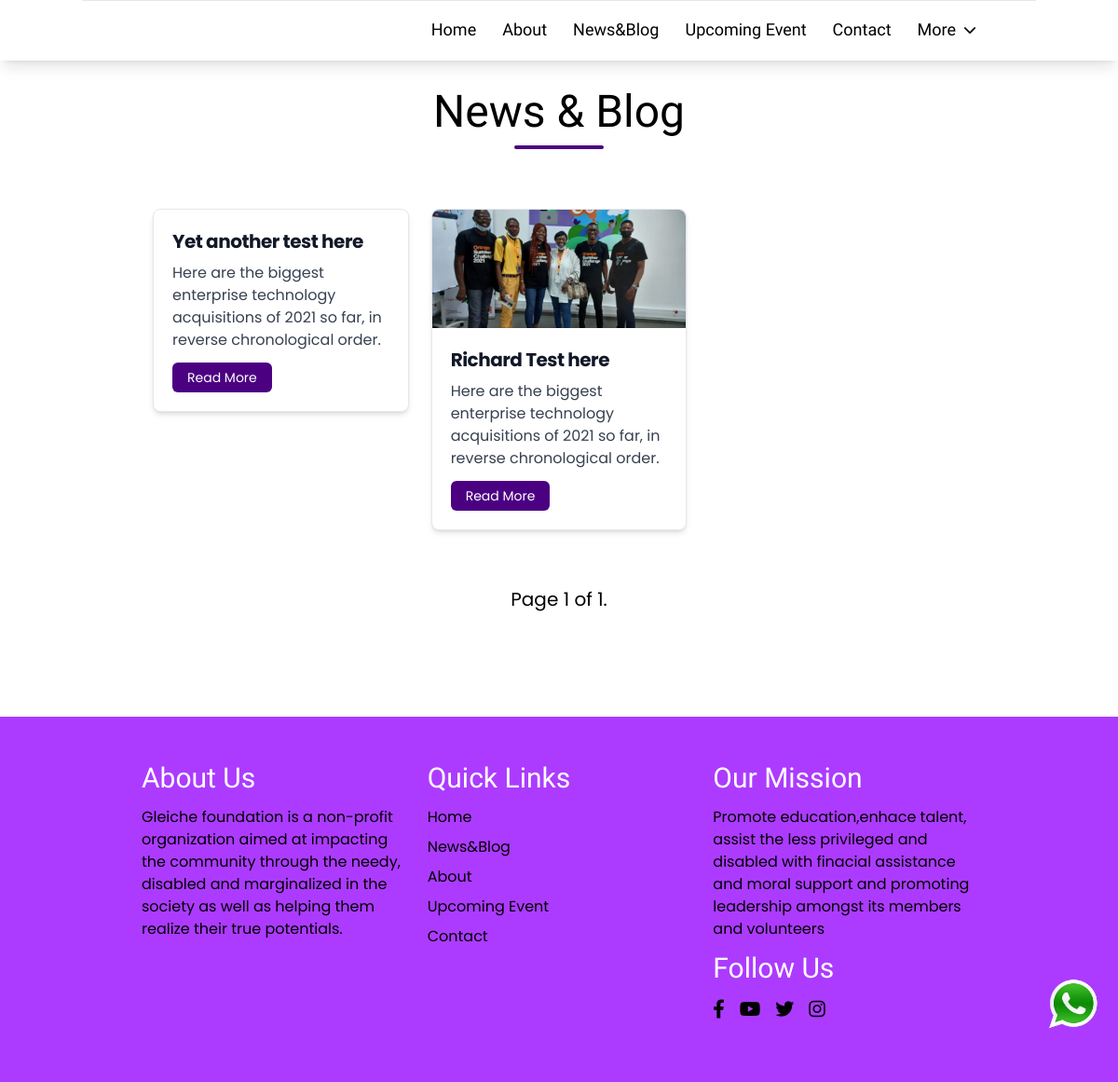
/news_blog/, run on an earlier commit of the app's database.
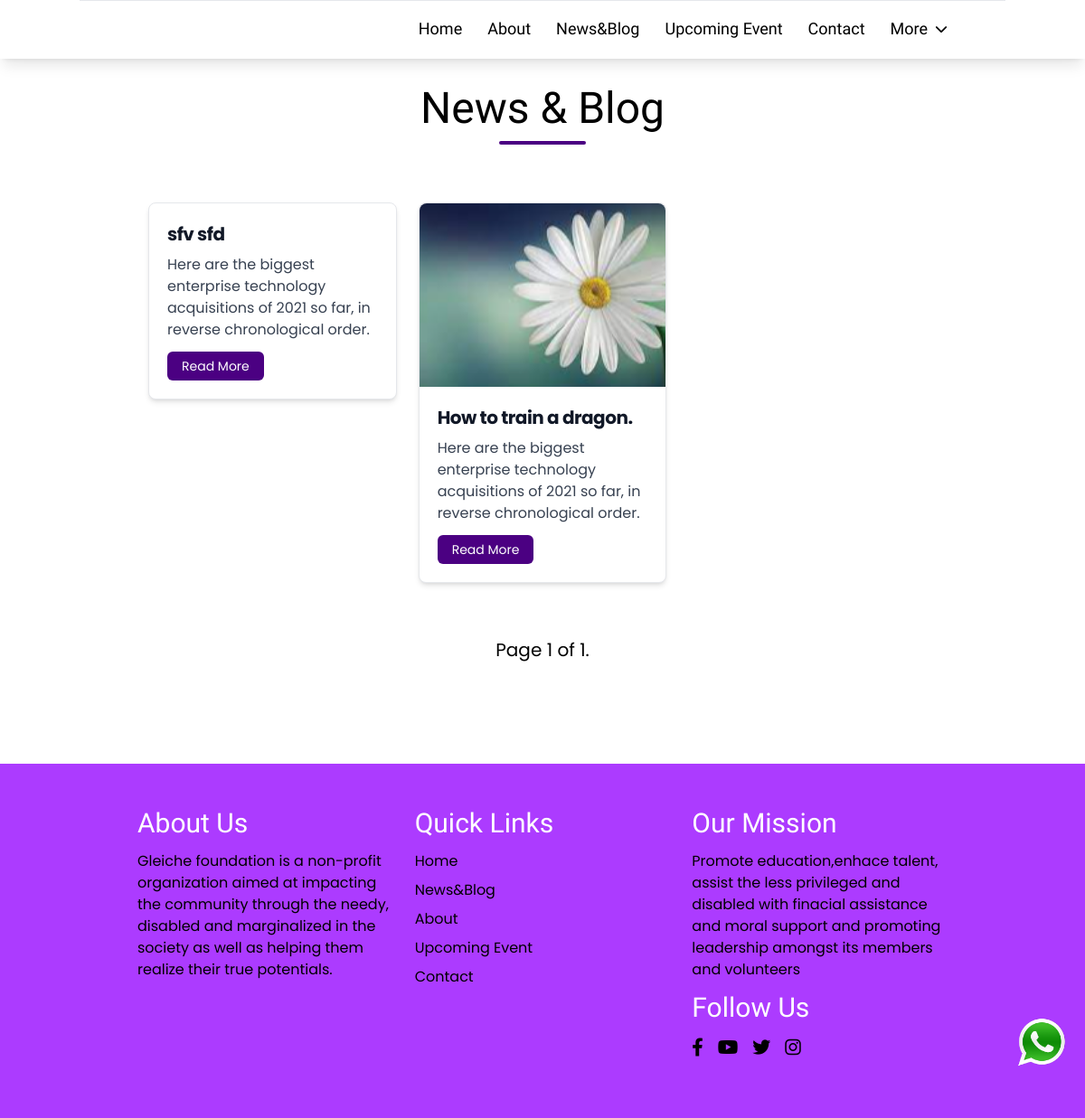
And on a later commit of the database.
### backend/models.py (models this page shows, shortened)
class NewsBlog(models.Model):
    title = models.CharField(max_length=200, null=False)
    content = models.TextField()
    image = models.ImageField(upload_to=news_upload_to_dir, default=default_gleiche_banner_image ,blank=True)
    publish = models.BooleanField(default=False)
    allow_public_comments = models.BooleanField(default=False,)
    user_comment = models.TextField(null=True,blank=True)
    date_created = models.DateTimeField(auto_now_add=True)
    slug = AutoSlugField(populate_from='title', unique_with='date_created__month')
    class Meta:
        verbose_name = 'news_blog'
        verbose_name_plural = 'news_blogs'
        ordering = ('-date_created',)

### frontend/views.py (the view)
# urls.py: path('news_blog/', views.news_blog, name="system_news_blog"),
def news_blog(request):
    news_blog = NewsBlog.objects.filter(publish=1).order_by('-date_created')
    paginator = Paginator(news_blog, 3)
    page_number = request.GET.get('page')
    paged_news_objs = paginator.get_page(page_number)
    data = {
        'news_blogs':paged_news_objs
    }
    return render(request, "frontend/news.html", data)

### frontend/templates/frontend/news.html (shortened to what this page needs)
{% extends 'frontend/main.html' %}
{% load static %}
{% block content %}
<div class="container py-6 md:py-12 flex flex-col gap-4">
    <div class="flex flex-col items-center gap-3">
        <span class="font-patrick-hand text-3xl md:text-4xl lg:text-5xl">News & Blog</span>
        <div class="w-24 h-1 bg-primary rounded-md"></div>
    </div>
    <div class="py-12">
        <div class="w-full flex flex-wrap">
            {% for item in news_blogs %}
                {% include 'frontend/components/news_item.html' with item=item  %}
            {% endfor %}
        </div>
        <div class="pagination flex items-center justify-center w-full mt-10">
            <div class="flex-col items-center justify-center w-full">
                <div class="flex justify-center mb-4 text-lg md:text-xl">
                    Page {{ news_blogs.number }} of {{ news_blogs.paginator.num_pages }}.
                </div>
            </div>
        </div>
    </div>
</div>
{% endblock %}

### frontend/templates/frontend/components/news_item.html
<div class="w-full lg:w-4/12 px-0 lg:px-3">
    <a href="{% url 'read_news_blog' item.id item.slug %}">
        <div class="bg-white shadow-md border border-gray-200 rounded-lg mb-5">
            <img class="rounded-t-lg w-full" src="/static/images/{{item.image.url}}" alt="">
            <div class="p-5">
                <h5 class="text-gray-900 font-semibold  md:font-bold text-lg lg:text-xl tracking-tight mb-2">
                    {{item.title}}</h5>
                <p class="font-normal text-gray-700 mb-3 text-sm md:text-base">Here are the biggest enterprise
                    technology
                    acquisitions of 2021 so far, in reverse chronological order.</p>
                <a href="{% url 'read_news_blog' item.id item.slug %}"
                    class="inline-block px-4 py-1.5 bg-primary hover:bg-primary-200 hover:shadow-2xl transition-all rounded-md text-white text-sm">
                    Read More
                </a>
            </div>
        </div>
    </a>
</div>

What changed in the data, as far as the page shows it:
removed NewsBlog: title "Yet another test here"
removed NewsBlog: image (picture), title "Richard Test here"
added NewsBlog: title "sfv sfd"
added NewsBlog: image (picture), title "How to train a dragon."
